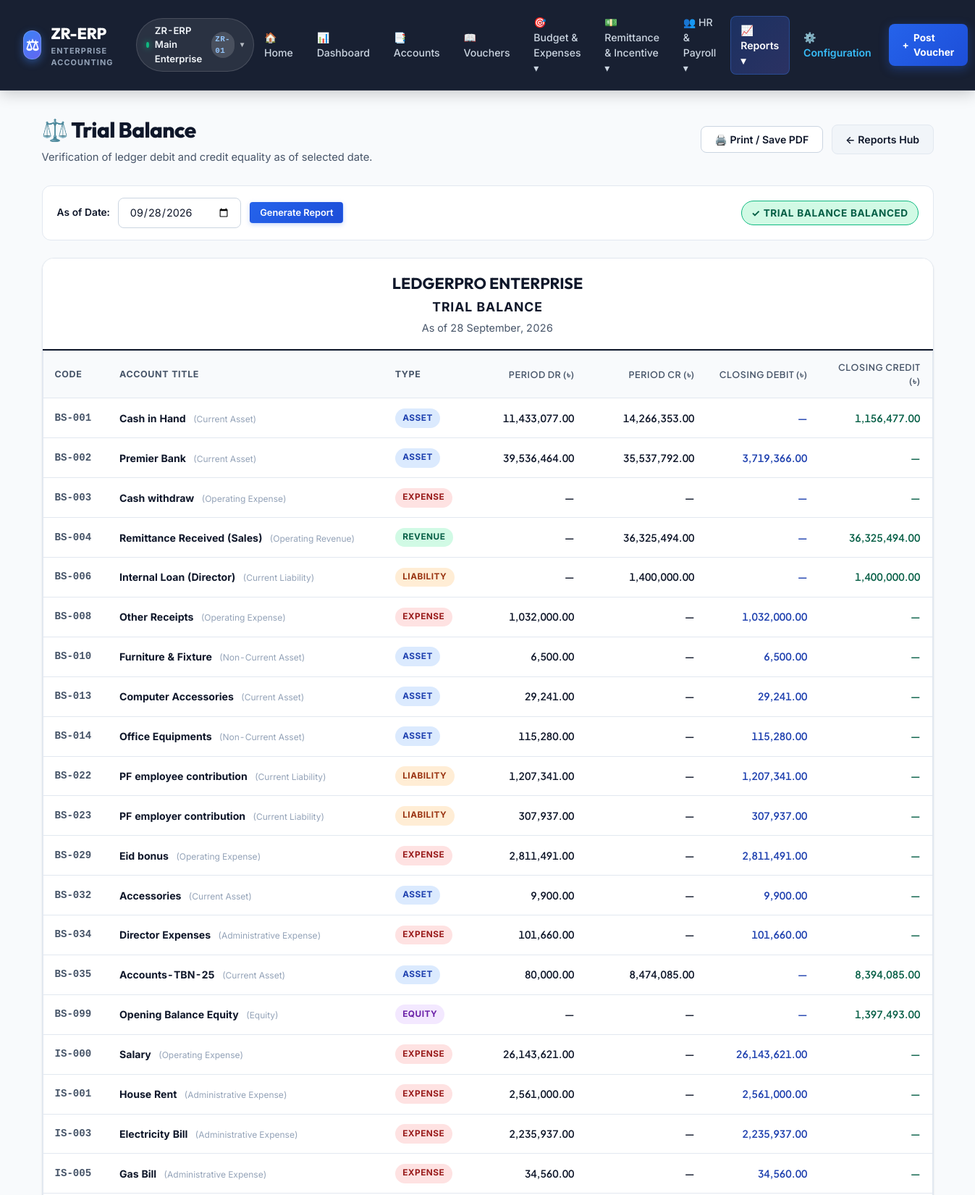
/reports/trial-balance (upper part), run on the app's committed database.
### app.py (models this page shows, shortened)
class Account(db.Model):
    __tablename__ = 'account'
    id = db.Column(db.Integer, primary_key=True)
    code = db.Column(db.String(20), unique=True, nullable=False) # e.g. 1010, 1030-01
    name = db.Column(db.String(100), unique=True, nullable=False)
    type = db.Column(db.String(50), nullable=False) # Asset, Liability, Equity, Revenue, Expense
    category = db.Column(db.String(50), nullable=False) # Current Asset, Non-Current Asset, etc.
    parent_id = db.Column(db.Integer, db.ForeignKey('account.id'), nullable=True) # Subledger link
    is_cash_or_bank = db.Column(db.Boolean, default=False)
    opening_balance = db.Column(db.Float, default=0.00)
    balance = db.Column(db.Float, default=0.00)
    parent = db.relationship('Account', remote_side=[id], backref=db.backref('subledgers', lazy=True, cascade='all, delete-orphan'))

### app.py (the view)
@app.route('/reports/trial-balance')
def trial_balance():
    as_of_date_str = request.args.get('as_of_date', date.today().strftime('%Y-%m-%d'))
    try:
        as_of_date = datetime.strptime(as_of_date_str, '%Y-%m-%d').date()
    except (ValueError, TypeError):
        as_of_date = date.today()
    accounts = Account.query.order_by(Account.code).all()
    rows = []
    total_period_dr = 0.0
    total_period_cr = 0.0
    total_closing_dr = 0.0
    total_closing_cr = 0.0
    for acc in accounts:
        period_dr = db.session.query(func.coalesce(func.sum(TransactionLine.debit), 0.0))\
            .join(JournalEntry)\
            .filter(TransactionLine.account_id == acc.id, JournalEntry.date <= as_of_date).scalar()
        period_cr = db.session.query(func.coalesce(func.sum(TransactionLine.credit), 0.0))\
            .join(JournalEntry)\
            .filter(TransactionLine.account_id == acc.id, JournalEntry.date <= as_of_date).scalar()
        total_period_dr += period_dr
        total_period_cr += period_cr
        if acc.type in ['Asset', 'Expense', 'Contra']:
            net = acc.opening_balance + period_dr - period_cr
            closing_dr = net if net >= 0 else 0.0
            closing_cr = abs(net) if net < 0 else 0.0
        else: # Liability, Equity, Revenue
            net = acc.opening_balance + period_cr - period_dr
            closing_cr = net if net >= 0 else 0.0
            closing_dr = abs(net) if net < 0 else 0.0
        total_period_dr += period_dr
        total_period_cr += period_cr
        total_closing_dr += closing_dr
        total_closing_cr += closing_cr
        rows.append({
            'account': acc,
            'period_dr': period_dr,
            'period_cr': period_cr,
            'closing_dr': closing_dr,
            'closing_cr': closing_cr
        })
    diff = round(abs(total_closing_dr - total_closing_cr), 2)
    is_balanced = (diff < 0.01)
    return render_template(
        'reports/trial_balance.html',
        as_of_date=as_of_date.strftime('%Y-%m-%d'),
        as_of_date_obj=as_of_date,
        rows=rows,
        total_period_dr=total_period_dr,
        total_period_cr=total_period_cr,
        total_closing_dr=total_closing_dr,
        total_closing_cr=total_closing_cr,
        is_balanced=is_balanced,
        diff=diff
    )

### app.py (called while the page is built, shortened)
@app.context_processor
def inject_globals():
    user = None
    active_cid = session.get('active_company_id', 1)
    active_company = CompanyManager.get_by_id(active_cid)
    if not active_company:
        active_company = CompanyManager.get_by_id(1)
        session['active_company_id'] = 1
    all_companies = CompanyManager.get_all()
    return {
        'now': datetime.utcnow(),
        'current_user': user,
        'currency': '৳',
        'num_to_words': num_to_words,
        'active_company': active_company,
        'all_companies': all_companies
    }

    def __getitem__(self, key):
        from flask import has_request_context, session
        if has_request_context():
            cid = session.get('active_company_id', 1)
            return CompanyManager.get_engine(cid, metadata=db.metadata)
        return self.default_engine

    def __contains__(self, key):
        return key is None

### company_manager.py (called while the page is built, shortened)
    @property
    def db_path(self):
        if os.path.isabs(self.db_file):
            return self.db_file
        return os.path.join(BASE_DIR, self.db_file)

    @classmethod
    def ensure_storage(cls):
        os.makedirs(COMPANIES_DIR, exist_ok=True)

    @classmethod
    def load_profiles(cls):
        cls.ensure_storage()
        try:
            with open(PROFILES_FILE, 'r', encoding='utf-8') as f:
                data = json.load(f)
                return [CompanyProfile(**item) for item in data]
        except Exception as e:
            print(f"Error loading company profiles: {e}")
            return [CompanyProfile(1, 'ZR-ERP Main Enterprise', 'ZR-01', 'accounting.db')]

    @classmethod
    def get_all(cls):
        return cls.load_profiles()

    @classmethod
    def get_by_id(cls, cid):
        profiles = cls.load_profiles()
        for p in profiles:
            if p.id == int(cid):
                return p
        return profiles[0] if profiles else None

    @classmethod
    def get_engine(cls, cid, metadata=None):
        return cls.get_engine_for_company(cid, metadata=metadata)

    @classmethod
    def get_engine_for_company(cls, cid, metadata=None):
        company = cls.get_by_id(cid)
        if not company:
            company = cls.get_by_id(1)
        db_path = company.db_path
        engine = cls._engines[cid]
        if metadata is not None:
            with engine.begin() as conn:
                metadata.create_all(conn)
        cls._ensure_schema_columns(engine)
        return engine

### templates/reports/trial_balance.html (shortened to what this page needs)
{% extends "base.html" %}
{% block content %}
<div class="page-header">
    <div>
        <h1 class="page-title">⚖️ Trial Balance</h1>
        <p class="page-description">Verification of ledger debit and credit equality as of selected date.</p>
    </div>
    <div class="header-actions">
        <button onclick="window.print()" class="btn btn-outline">🖨️ Print / Save PDF</button>
        <a href="{{ url_for('reports_hub') }}" class="btn btn-secondary">← Reports Hub</a>
    </div>
</div>
<form method="GET" action="{{ url_for('trial_balance') }}" class="filter-bar no-print">
    <div style="display: flex; align-items: center; gap: 0.75rem;">
        <label class="form-label" style="margin-bottom: 0;">As of Date:</label>
        <input type="date" name="as_of_date" class="form-control" value="{{ as_of_date }}" style="width: 170px;">
        <button type="submit" class="btn btn-primary btn-sm">Generate Report</button>
    </div>
    <div style="margin-left: auto;">
        {% if is_balanced %}
            <span class="badge badge-balanced">✓ Trial Balance Balanced</span>
        {% else %}
            <span class="badge badge-unbalanced">⚠ Out of Balance (Diff: ৳{{ "{:,.2f}".format(diff) }})</span>
        {% endif %}
    </div>
</form>
<div class="card">
    <div class="card-header" style="text-align: center; display: block; border-bottom: 2px solid var(--primary);">
        <h2 style="font-family: 'Outfit', sans-serif; font-size: 1.35rem; color: var(--primary);">LEDGERPRO ENTERPRISE</h2>
        <div style="font-size: 1.1rem; font-weight: 700; text-transform: uppercase; letter-spacing: 0.05em; margin: 0.25rem 0;">Trial Balance</div>
        <div style="font-size: 0.9rem; color: var(--text-secondary);">As of {{ as_of_date_obj.strftime('%d %B, %Y') if as_of_date_obj else as_of_date }}</div>
    </div>
    <div class="table-responsive">
        <table class="table report-table">
            <thead>
                <tr>
                    <th style="width: 90px;">Code</th>
                    <th>Account Title</th>
                    <th style="width: 110px;">Type</th>
                    <th class="num-col" style="width: 130px;">Period Dr (৳)</th>
                    <th class="num-col" style="width: 130px;">Period Cr (৳)</th>
                    <th class="num-col" style="width: 150px;">Closing Debit (৳)</th>
                    <th class="num-col" style="width: 150px;">Closing Credit (৳)</th>
                </tr>
            </thead>
            <tbody>
                {% for row in rows %}
                <tr>
                    <td style="font-family: 'JetBrains Mono', monospace; font-weight: 600; color: var(--text-secondary);">
                        {{ row.account.code }}
                    </td>
                    <td>
                        <strong style="color: var(--text-primary);">{{ row.account.name }}</strong>
                        <span style="font-size: 0.75rem; color: var(--text-muted); margin-left: 0.4rem;">({{ row.account.category }})</span>
                    </td>
                    <td>
                        <span class="badge badge-{{ row.account.type|lower }}">{{ row.account.type }}</span>
                    </td>
                    <td class="num-col">
                        {{ "{:,.2f}".format(row.period_dr) if row.period_dr > 0 else '—' }}
                    </td>
                    <td class="num-col">
                        {{ "{:,.2f}".format(row.period_cr) if row.period_cr > 0 else '—' }}
                    </td>
                    <td class="num-col" style="font-weight: 600; color: #1e40af;">
                        {{ "{:,.2f}".format(row.closing_dr) if row.closing_dr > 0 else '—' }}
                    </td>
                    <td class="num-col" style="font-weight: 600; color: #065f46;">
                        {{ "{:,.2f}".format(row.closing_cr) if row.closing_cr > 0 else '—' }}
                    </td>
                </tr>
                {% endfor %}
            </tbody>
        </table>
    </div>
</div>
{% endblock %}

### data on the page
Account: account.code "BS-001", account.name "Cash in Hand", account.category "Current Asset", account.type "ASSET"
Account: account.code "BS-002", account.name "Premier Bank", account.category "Current Asset", account.type "ASSET"
Account: account.code "BS-003", account.name "Cash withdraw", account.category "Operating Expense", account.type "EXPENSE"
Account: account.code "BS-004", account.name "Remittance Received (Sales)", account.category "Operating Revenue", account.type "REVENUE"
Account: account.code "BS-006", account.name "Internal Loan (Director)", account.category "Current Liability", account.type "LIABILITY"
Account: account.code "BS-008", account.name "Other Receipts", account.category "Operating Expense", account.type "EXPENSE"
Account: account.code "BS-010", account.name "Furniture & Fixture", account.category "Non-Current Asset", account.type "ASSET"
Account: account.code "BS-013", account.name "Computer Accessories", account.category "Current Asset", account.type "ASSET"
Account: account.code "BS-014", account.name "Office Equipments", account.category "Non-Current Asset", account.type "ASSET"
Account: account.code "BS-022", account.name "PF employee contribution", account.category "Current Liability", account.type "LIABILITY"
Account: account.code "BS-023", account.name "PF employer contribution", account.category "Current Liability", account.type "LIABILITY"
Account: account.code "BS-029", account.name "Eid bonus", account.category "Operating Expense", account.type "EXPENSE"
Account: account.code "BS-032", account.name "Accessories", account.category "Current Asset", account.type "ASSET"
Account: account.code "BS-034", account.name "Director Expenses", account.category "Administrative Expense", account.type "EXPENSE"
Account: account.code "BS-035", account.name "Accounts-TBN-25", account.category "Current Asset", account.type "ASSET"
Account: account.code "BS-099", account.name "Opening Balance Equity", account.category "Equity", account.type "EQUITY"
Account: account.code "IS-000", account.name "Salary", account.category "Operating Expense", account.type "EXPENSE"
Account: account.code "IS-001", account.name "House Rent", account.category "Administrative Expense", account.type "EXPENSE"
Account: account.code "IS-003", account.name "Electricity Bill", account.category "Administrative Expense", account.type "EXPENSE"
Account: account.code "IS-005", account.name "Gas Bill", account.category "Administrative Expense", account.type "EXPENSE"

### other printed values
{{ active_company.name }} "ZR-ERP Main Enterprise"
{{ active_company.code }} "ZR-01"
{{ as_of_date_obj.strftime('%d %B, %Y') if as_of_date_obj else as_of_date }} "28 September, 2026"
{{ "{:,.2f}".format(row.period_dr) if row.period_dr > 0 else '—' }} "11,433,077.00" "39,536,464.00" "—" "—" "—" "1,032,000.00" "6,500.00" "29,241.00" "115,280.00" "1,207,341.00" "307,937.00" "2,811,491.00" "9,900.00" "101,660.00" "80,000.00" "—" "26,143,621.00" "2,561,000.00" "2,235,937.00" "34,560.00"
{{ "{:,.2f}".format(row.period_cr) if row.period_cr > 0 else '—' }} "14,266,353.00" "35,537,792.00" "—" "36,325,494.00" "1,400,000.00" "—" "—" "—" "—" "—" "—" "—" "—" "—" "8,474,085.00" "—" "—" "—" "—" "—"
{{ "{:,.2f}".format(row.closing_dr) if row.closing_dr > 0 else '—' }} "—" "3,719,366.00" "—" "—" "—" "1,032,000.00" "6,500.00" "29,241.00" "115,280.00" "1,207,341.00" "307,937.00" "2,811,491.00" "9,900.00" "101,660.00" "—" "—" "26,143,621.00" "2,561,000.00" "2,235,937.00" "34,560.00"
{{ "{:,.2f}".format(row.closing_cr) if row.closing_cr > 0 else '—' }} "1,156,477.00" "—" "—" "36,325,494.00" "1,400,000.00" "—" "—" "—" "—" "—" "—" "—" "—" "—" "8,394,085.00" "1,397,493.00" "—" "—" "—" "—"
